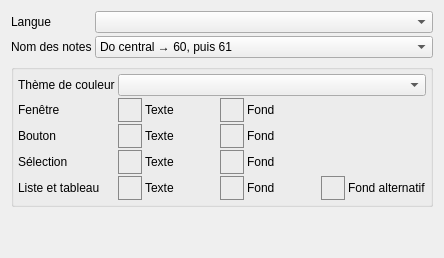
     <widget class="QWidget" name="tabSample">
      <attribute name="title">
       <string>Interface</string>
      </attribute>
      <layout class="QGridLayout" name="gridLayout_7">
       <item row="0" column="0">
        <layout class="QGridLayout" name="gridLayout_9">
         <property name="spacing">
          <number>3</number>
         </property>
         <item row="0" column="0">
          <widget class="QLabel" name="label_2">
           <property name="font">
            <font>
             <weight>50</weight>
             <bold>false</bold>
            </font>
           </property>
           <property name="text">
            <string>Langue</string>
           </property>
          </widget>
         </item>
         <item row="1" column="0">
          <widget class="QLabel" name="label_22">
           <property name="maximumSize">
            <size>
             <width>150</width>
             <height>16777215</height>
            </size>
           </property>
           <property name="font">
            <font>
             <weight>50</weight>
             <bold>false</bold>
            </font>
           </property>
           <property name="text">
            <string>Nom des notes</string>
           </property>
          </widget>
         </item>
         <item row="1" column="1">
          <widget class="QComboBox" name="comboKeyName">
           <property name="sizePolicy">
            <sizepolicy hsizetype="Expanding" vsizetype="Fixed">
             <horstretch>0</horstretch>
             <verstretch>0</verstretch>
            </sizepolicy>
           </property>
           <property name="font">
            <font>
             <weight>50</weight>
             <bold>false</bold>
            </font>
           </property>
           <item>
            <property name="text">
             <string>Do central → 60, puis 61</string>
            </property>
           </item>
           <item>
            <property name="text">
             <string>Do central → C3, puis C♯3</string>
            </property>
           </item>
           <item>
            <property name="text">
             <string>Do central → C3, puis D♭3</string>
            </property>
           </item>
           <item>
            <property name="text">
             <string>Do central → C4, puis C♯4</string>
            </property>
           </item>
           <item>
            <property name="text">
             <string>Do central → C4, puis D♭4</string>
            </property>
           </item>
           <item>
            <property name="text">
             <string>Do central → C5, puis C♯5</string>
            </property>
           </item>
           <item>
            <property name="text">
             <string>Do central → C5, puis D♭5</string>
            </property>
           </item>
          </widget>
         </item>
         <item row="0" column="1">
          <widget class="QComboBox" name="comboLangue">
           <property name="font">
            <font>
             <weight>50</weight>
             <bold>false</bold>
            </font>
           </property>
           <property name="currentIndex">
            <number>-1</number>
           </property>
          </widget>
         </item>
        </layout>
       </item>
       <item row="5" column="0">
        <spacer name="verticalSpacer_4">
         <property name="orientation">
          <enum>Qt::Vertical</enum>
         </property>
         <property name="sizeHint" stdset="0">
          <size>
           <width>20</width>
           <height>40</height>
          </size>
         </property>
        </spacer>
       </item>
       <item row="2" column="0">
        <widget class="QGroupBox" name="groupBox_3">
         <property name="font">
          <font>
           <weight>75</weight>
           <bold>true</bold>
          </font>
         </property>
         <property name="title">
          <string/>
         </property>
         <property name="flat">
          <bool>true</bool>
         </property>
         <layout class="QGridLayout" name="gridLayout_4" columnstretch="4,0,0,0,0,0,0,0,0,0">
          <property name="leftMargin">
           <number>4</number>
          </property>
          <property name="topMargin">
           <number>4</number>
          </property>
          <property name="rightMargin">
           <number>4</number>
          </property>
          <property name="bottomMargin">
           <number>4</number>
          </property>
          <property name="horizontalSpacing">
           <number>3</number>
          </property>
          <property name="verticalSpacing">
           <number>2</number>
          </property>
          <item row="1" column="4">
           <spacer name="horizontalSpacer_2">
            <property name="orientation">
             <enum>Qt::Horizontal</enum>
            </property>
            <property name="sizeHint" stdset="0">
             <size>
              <width>40</width>
              <height>20</height>
             </size>
            </property>
           </spacer>
          </item>
          <item row="4" column="8">
           <widget class="QPushButton" name="pushColorListAlternativeBackground">
            <property name="minimumSize">
             <size>
              <width>24</width>
              <height>24</height>
             </size>
            </property>
            <property name="maximumSize">
             <size>
              <width>24</width>
              <height>24</height>
             </size>
            </property>
            <property name="font">
             <font>
              <weight>50</weight>
              <bold>false</bold>
             </font>
            </property>
            <property name="focusPolicy">
             <enum>Qt::NoFocus</enum>
            </property>
            <property name="styleSheet">
             <string notr="true">QPushButton
{
	border: 1px solid #888;
}</string>
            </property>
            <property name="text">
             <string/>
            </property>
           </widget>
          </item>
          <item row="2" column="2">
           <widget class="QPushButton" name="pushColorButtonText">
            <property name="minimumSize">
             <size>
              <width>24</width>
              <height>24</height>
             </size>
            </property>
            <property name="maximumSize">
             <size>
              <width>24</width>
              <height>24</height>
             </size>
            </property>
            <property name="focusPolicy">
             <enum>Qt::NoFocus</enum>
            </property>
            <property name="styleSheet">
             <string notr="true">QPushButton
{
	border: 1px solid #888;
}</string>
            </property>
            <property name="text">
             <string/>
            </property>
            <property name="flat">
             <bool>true</bool>
            </property>
           </widget>
          </item>
          <item row="1" column="7">
           <spacer name="horizontalSpacer_4">
            <property name="orientation">
             <enum>Qt::Horizontal</enum>
            </property>
            <property name="sizeHint" stdset="0">
             <size>
              <width>40</width>
              <height>20</height>
             </size>
            </property>
           </spacer>
          </item>
          <item row="3" column="0">
           <widget class="QLabel" name="label_30">
            <property name="font">
             <font>
              <weight>50</weight>
              <bold>false</bold>
             </font>
            </property>
            <property name="text">
             <string>Sélection</string>
            </property>
           </widget>
          </item>
          <item row="4" column="9">
           <widget class="QLabel" name="label_26">
            <property name="font">
             <font>
              <weight>50</weight>
              <bold>false</bold>
             </font>
            </property>
            <property name="text">
             <string>Fond alternatif</string>
            </property>
           </widget>
          </item>
          <item row="4" column="2">
           <widget class="QPushButton" name="pushColorListText">
            <property name="minimumSize">
             <size>
              <width>24</width>
              <height>24</height>
             </size>
            </property>
            <property name="maximumSize">
             <size>
              <width>24</width>
              <height>24</height>
             </size>
            </property>
            <property name="font">
             <font>
              <weight>50</weight>
              <bold>false</bold>
             </font>
            </property>
            <property name="focusPolicy">
             <enum>Qt::NoFocus</enum>
            </property>
            <property name="styleSheet">
             <string notr="true">QPushButton
{
	border: 1px solid #888;
}</string>
            </property>
            <property name="text">
             <string/>
            </property>
           </widget>
          </item>
          <item row="2" column="3">
           <widget class="QLabel" name="label_16">
            <property name="font">
             <font>
              <weight>50</weight>
              <bold>false</bold>
             </font>
            </property>
            <property name="text">
             <string>Texte</string>
            </property>
           </widget>
          </item>
          <item row="1" column="0">
           <widget class="QLabel" name="label_28">
            <property name="font">
             <font>
              <weight>50</weight>
              <bold>false</bold>
             </font>
            </property>
            <property name="text">
             <string>Fenêtre</string>
            </property>
           </widget>
          </item>
          <item row="3" column="3">
           <widget class="QLabel" name="label_17">
            <property name="font">
             <font>
              <weight>50</weight>
              <bold>false</bold>
             </font>
            </property>
            <property name="text">
             <string>Texte</string>
            </property>
           </widget>
          </item>
          <item row="1" column="3">
           <widget class="QLabel" name="label_18">
            <property name="font">
             <font>
              <weight>50</weight>
              <bold>false</bold>
             </font>
            </property>
            <property name="text">
             <string>Texte</string>
            </property>
           </widget>
          </item>
          <item row="3" column="6">
           <widget class="QLabel" name="label_15">
            <property name="font">
             <font>
              <weight>50</weight>
              <bold>false</bold>
             </font>
            </property>
            <property name="text">
             <string>Fond</string>
            </property>
           </widget>
          </item>
          <item row="1" column="6">
           <widget class="QLabel" name="label_14">
            <property name="font">
             <font>
              <weight>50</weight>
              <bold>false</bold>
             </font>
            </property>
            <property name="text">
             <string>Fond</string>
            </property>
           </widget>
          </item>
          <item row="3" column="2">
           <widget class="QPushButton" name="pushColorSelectionText">
            <property name="minimumSize">
             <size>
              <width>24</width>
              <height>24</height>
             </size>
            </property>
            <property name="maximumSize">
             <size>
              <width>24</width>
              <height>24</height>
             </size>
            </property>
            <property name="focusPolicy">
             <enum>Qt::NoFocus</enum>
            </property>
            <property name="styleSheet">
             <string notr="true">QPushButton
{
	border: 1px solid #888;
}</string>
            </property>
            <property name="text">
             <string/>
            </property>
            <property name="flat">
             <bool>true</bool>
            </property>
           </widget>
          </item>
          <item row="4" column="6">
           <widget class="QLabel" name="label_25">
            <property name="font">
             <font>
              <weight>50</weight>
              <bold>false</bold>
             </font>
            </property>
            <property name="text">
             <string>Fond</string>
            </property>
           </widget>
          </item>
          <item row="2" column="0">
           <widget class="QLabel" name="label_29">
            <property name="font">
             <font>
              <weight>50</weight>
              <bold>false</bold>
             </font>
            </property>
            <property name="text">
             <string>Bouton</string>
            </property>
           </widget>
          </item>
          <item row="2" column="5">
           <widget class="QPushButton" name="pushColorButtonBackground">
            <property name="minimumSize">
             <size>
              <width>24</width>
              <height>24</height>
             </size>
            </property>
            <property name="maximumSize">
             <size>
              <width>24</width>
              <height>24</height>
             </size>
            </property>
            <property name="focusPolicy">
             <enum>Qt::NoFocus</enum>
            </property>
            <property name="styleSheet">
             <string notr="true">QPushButton
{
	border: 1px solid #888;
}</string>
            </property>
            <property name="text">
             <string/>
            </property>
            <property name="flat">
             <bool>true</bool>
            </property>
           </widget>
          </item>
          <item row="1" column="2">
           <widget class="QPushButton" name="pushColorWindowText">
            <property name="minimumSize">
             <size>
              <width>24</width>
              <height>24</height>
             </size>
            </property>
            <property name="maximumSize">
             <size>
              <width>24</width>
              <height>24</height>
             </size>
            </property>
            <property name="focusPolicy">
             <enum>Qt::NoFocus</enum>
            </property>
            <property name="styleSheet">
             <string notr="true">QPushButton
{
	border: 1px solid #888;
}</string>
            </property>
            <property name="text">
             <string/>
            </property>
            <property name="flat">
             <bool>true</bool>
            </property>
           </widget>
          </item>
          <item row="4" column="5">
           <widget class="QPushButton" name="pushColorListBackground">
            <property name="minimumSize">
             <size>
              <width>24</width>
              <height>24</height>
             </size>
            </property>
            <property name="maximumSize">
             <size>
              <width>24</width>
              <height>24</height>
             </size>
            </property>
            <property name="font">
             <font>
              <weight>50</weight>
              <bold>false</bold>
             </font>
            </property>
            <property name="focusPolicy">
             <enum>Qt::NoFocus</enum>
            </property>
            <property name="styleSheet">
             <string notr="true">QPushButton
{
	border: 1px solid #888;
}</string>
            </property>
            <property name="text">
             <string/>
            </property>
           </widget>
          </item>
          <item row="1" column="5">
           <widget class="QPushButton" name="pushColorWindowBackground">
            <property name="minimumSize">
             <size>
              <width>24</width>
              <height>24</height>
             </size>
            </property>
            <property name="maximumSize">
             <size>
              <width>24</width>
              <height>24</height>
             </size>
            </property>
            <property name="focusPolicy">
             <enum>Qt::NoFocus</enum>
            </property>
            <property name="styleSheet">
             <string notr="true">QPushButton
{
	border: 1px solid #888;
}</string>
            </property>
            <property name="text">
             <string/>
            </property>
            <property name="flat">
             <bool>true</bool>
            </property>
           </widget>
          </item>
          <item row="3" column="5">
           <widget class="QPushButton" name="pushColorSelectionBackground">
            <property name="minimumSize">
             <size>
              <width>24</width>
              <height>24</height>
             </size>
            </property>
            <property name="maximumSize">
             <size>
              <width>24</width>
              <height>24</height>
             </size>
            </property>
            <property name="focusPolicy">
             <enum>Qt::NoFocus</enum>
            </property>
            <property name="styleSheet">
             <string notr="true">QPushButton
{
	border: 1px solid #888;
}</string>
            </property>
            <property name="text">
             <string/>
            </property>
            <property name="flat">
             <bool>true</bool>
            </property>
           </widget>
          </item>
          <item row="2" column="6">
           <widget class="QLabel" name="label_13">
            <property name="font">
             <font>
              <weight>50</weight>
              <bold>false</bold>
             </font>
            </property>
            <property name="text">
             <string>Fond</string>
            </property>
           </widget>
          </item>
          <item row="4" column="3">
           <widget class="QLabel" name="label_27">
            <property name="font">
             <font>
              <weight>50</weight>
              <bold>false</bold>
             </font>
            </property>
            <property name="text">
             <string>Texte</string>
            </property>
           </widget>
          </item>
          <item row="1" column="1">
           <spacer name="horizontalSpacer_5">
            <property name="orientation">
             <enum>Qt::Horizontal</enum>
            </property>
            <property name="sizeHint" stdset="0">
             <size>
              <width>40</width>
              <height>20</height>
             </size>
            </property>
           </spacer>
          </item>
          <item row="0" column="0" colspan="2">
           <widget class="QLabel" name="label_32">
            <property name="font">
             <font>
              <weight>50</weight>
              <bold>false</bold>
             </font>
            </property>
            <property name="text">
             <string>Thème de couleur</string>
            </property>
           </widget>
          </item>
          <item row="0" column="2" colspan="8">
           <widget class="QComboBox" name="comboColorTheme">
            <property name="font">
             <font>
              <weight>50</weight>
              <bold>false</bold>
             </font>
            </property>
           </widget>
          </item>
          <item row="4" column="0" colspan="2">
           <widget class="QLabel" name="label_31">
            <property name="font">
             <font>
              <weight>50</weight>
              <bold>false</bold>
             </font>
            </property>
            <property name="text">
             <string>Liste et tableau</string>
            </property>
           </widget>
          </item>
         </layout>
        </widget>
       </item>
      </layout>
     </widget>
